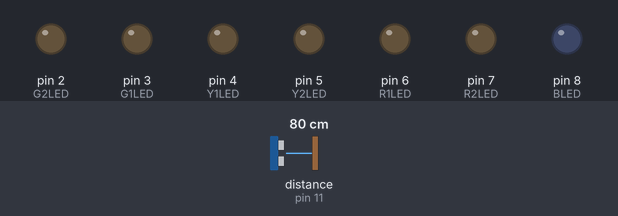
This sketch was run on a simulated Arduino Uno, built with avr-gcc and run on an emulated ATmega328P. Parts: output pins drawn as LEDs (lit = HIGH). Wiring (inferred from the names in the program): ultrasonic range finder: trigger pin 12; echo pin 11. The inputs (shaded band) are chosen by the test bench; at power-on: distance to the obstacle (sensor on pin 11) 80 cm. The echo pulse lasts 58.3 µs per cm; pins used as bus, display or sensor lines are not drawn.

Above: at 1.2 s.
1.3 s: distance to the obstacle (sensor on pin 11) set to 23 cm
2.8 s: distance to the obstacle (sensor on pin 11) set to 20 cm
At 3.4 s:
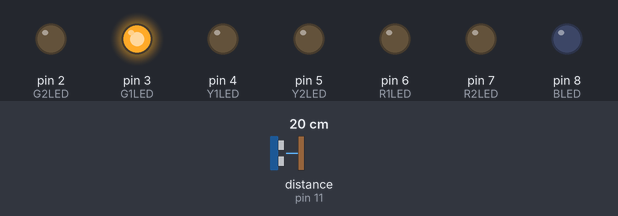
4.3 s: distance to the obstacle (sensor on pin 11) set to 16 cm
At 5.5 s:
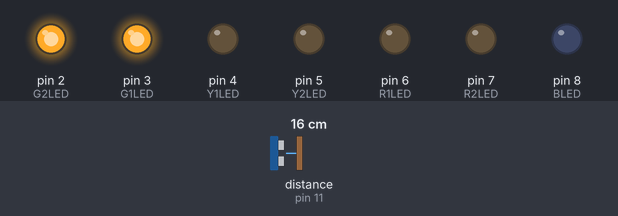
5.8 s: distance to the obstacle (sensor on pin 11) set to 13 cm
At 6.9 s:
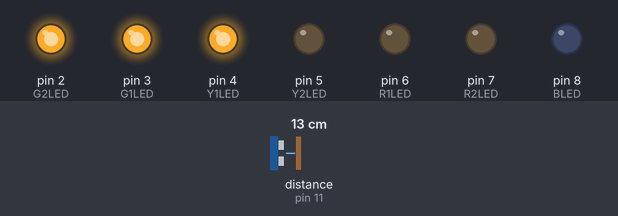
7.3 s: distance to the obstacle (sensor on pin 11) set to 2 cm
At 7.9 s:
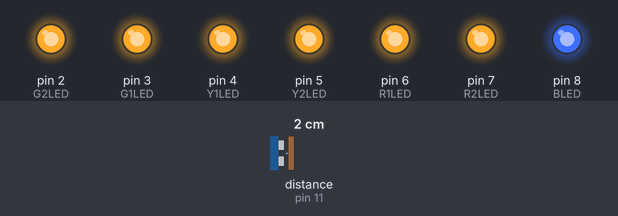
8.8 s: distance to the obstacle (sensor on pin 11) set to 18 cm
At 9.1 s:
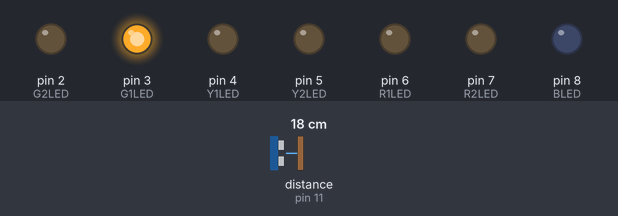
Timing chart, 0 to 11.3 s (numbered marks = the images above; inputs shaded):
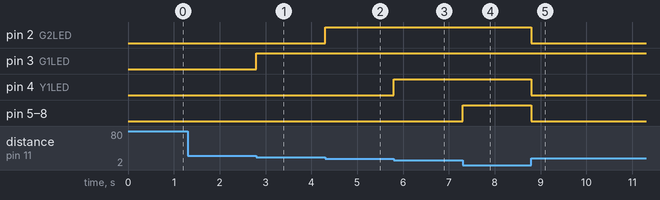

The sketch:

echo.ino
```cpp
#define trigPin 12
#define echoPin 11
#define G1LED 3
#define G2LED 2
#define Y1LED 4
#define Y2LED 5
#define R1LED 6
#define R2LED 7
#define BLED 8

void setup() {
  Serial.begin (9600);
  pinMode(trigPin, OUTPUT); //Pin, do którego podłączymy trig jako wyjście
  pinMode(echoPin, INPUT); //a echo, jako wejście
  pinMode(G1LED , OUTPUT);
  pinMode(G2LED , OUTPUT);
  pinMode(Y1LED, OUTPUT);
  pinMode(Y2LED , OUTPUT);
  pinMode(R1LED , OUTPUT);
  pinMode(R2LED , OUTPUT);
  pinMode(BLED , OUTPUT);
}

void loop() {
  int jakDaleko = zmierzOdleglosc();
  if(jakDaleko <= 3)
  {
    digitalWrite(G1LED,HIGH);
    digitalWrite(G2LED,HIGH);
    digitalWrite(Y1LED,HIGH);
    digitalWrite(Y2LED,HIGH);
    digitalWrite(R1LED,HIGH);
    digitalWrite(R2LED,HIGH);
    digitalWrite(BLED,HIGH);
  }
    else if(jakDaleko <6)
  {
    digitalWrite(G1LED,HIGH);
    digitalWrite(G2LED,HIGH);
    digitalWrite(Y1LED,HIGH);
    digitalWrite(Y2LED,HIGH);
    digitalWrite(R1LED,HIGH);
    digitalWrite(R2LED,HIGH);
    digitalWrite(BLED,LOW);
  }
   else if(jakDaleko <8)
  {
    digitalWrite(G1LED,HIGH);
    digitalWrite(G2LED,HIGH);
    digitalWrite(Y1LED,HIGH);
    digitalWrite(Y2LED,HIGH);
    digitalWrite(R1LED,HIGH);
    digitalWrite(R2LED,LOW);
    digitalWrite(BLED,LOW);
  }
    else if(jakDaleko <10)
  {
    digitalWrite(G1LED,HIGH);
    digitalWrite(G2LED,HIGH);
    digitalWrite(Y1LED,HIGH);
    digitalWrite(Y2LED,HIGH);
    digitalWrite(R1LED,LOW);
    digitalWrite(R2LED,LOW);
    digitalWrite(BLED,LOW);
  }
  else if(jakDaleko <14)
  {
    digitalWrite(G1LED,HIGH);
    digitalWrite(G2LED,HIGH);
    digitalWrite(Y1LED,HIGH);
    digitalWrite(Y2LED,LOW);
    digitalWrite(R1LED,LOW);
    digitalWrite(R2LED,LOW);
    digitalWrite(BLED,LOW);
  } else if(jakDaleko <17)
  {
    digitalWrite(G1LED,HIGH);
    digitalWrite(G2LED,HIGH);
    digitalWrite(Y1LED,LOW);
    digitalWrite(Y2LED,LOW);
    digitalWrite(R1LED,LOW);
    digitalWrite(R2LED,LOW);
    digitalWrite(BLED,LOW);
  }
      else if (jakDaleko < 20)
  {
    digitalWrite(G1LED,HIGH);
    digitalWrite(G2LED,LOW);
    digitalWrite(Y1LED,LOW);
    digitalWrite(Y2LED,LOW);
    digitalWrite(R1LED,LOW);
    digitalWrite(R2LED,LOW);
    digitalWrite(BLED,LOW);
  }
    else
  {
    digitalWrite(G1LED,LOW);
    digitalWrite(G2LED,LOW);
    digitalWrite(Y1LED,LOW);
    digitalWrite(Y2LED,LOW);
    digitalWrite(R1LED,LOW);
    digitalWrite(R2LED,LOW);
    digitalWrite(BLED,LOW);
  }


}

int zmierzOdleglosc() {
  long czas, dystans;

  digitalWrite(trigPin, LOW);
  delayMicroseconds(2);
  digitalWrite(trigPin, HIGH);
  delayMicroseconds(10);
  digitalWrite(trigPin, LOW);

  czas = pulseIn(echoPin, HIGH);
  dystans = czas / 58;

  return dystans;
}
```

Measured:
- the behaviour switches between 21 and 20 cm on distance to the obstacle (sensor on pin 11) (found by bisection; images 0 and 1)
- the behaviour switches between 18 and 17 cm on distance to the obstacle (sensor on pin 11) (found by bisection; images 1 and 2)
- the behaviour switches between 15 and 14 cm on distance to the obstacle (sensor on pin 11) (found by bisection; images 2 and 3)
- after the input at 1.3 s, every drawn part: stays the same
- after the input at 2.8 s, pin 3 (G1LED): LOW → HIGH at once
- after the input at 4.3 s, pin 2 (G2LED): LOW → HIGH at once
- after the input at 5.8 s, pin 4 (Y1LED): LOW → HIGH at once
- after the input at 7.3 s, pin 5 (Y2LED), pin 6 (R1LED), pin 7 (R2LED), pin 8 (BLED): LOW → HIGH at once
- after the input at 8.8 s, pin 2 (G2LED), pin 4 (Y1LED), pin 5 (Y2LED), pin 6 (R1LED), pin 7 (R2LED), pin 8 (BLED): HIGH → LOW at once
